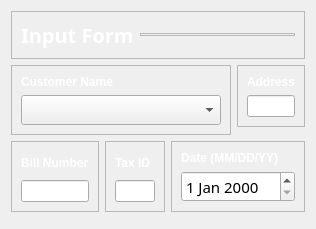
                      <widget class="QWidget" name="WrapCustomer" native="true">
                       <layout class="QVBoxLayout" name="verticalLayout_19">
                        <item>
                         <widget class="QFrame" name="frame_8">
                          <property name="frameShape">
                           <enum>QFrame::StyledPanel</enum>
                          </property>
                          <property name="frameShadow">
                           <enum>QFrame::Raised</enum>
                          </property>
                          <layout class="QHBoxLayout" name="horizontalLayout_10">
                           <item>
                            <widget class="QLabel" name="label_10">
                             <property name="font">
                              <font>
                               <family>Prompt SemiBold</family>
                               <pointsize>15</pointsize>
                               <bold>true</bold>
                              </font>
                             </property>
                             <property name="styleSheet">
                              <string notr="true">color: #fff;</string>
                             </property>
                             <property name="text">
                              <string>Input Form</string>
                             </property>
                            </widget>
                           </item>
                           <item alignment="Qt::AlignVCenter">
                            <widget class="QFrame" name="line">
                             <property name="sizePolicy">
                              <sizepolicy hsizetype="Expanding" vsizetype="Preferred">
                               <horstretch>0</horstretch>
                               <verstretch>0</verstretch>
                              </sizepolicy>
                             </property>
                             <property name="minimumSize">
                              <size>
                               <width>0</width>
                               <height>3</height>
                              </size>
                             </property>
                             <property name="maximumSize">
                              <size>
                               <width>16777215</width>
                               <height>10</height>
                              </size>
                             </property>
                             <property name="frameShape">
                              <enum>QFrame::StyledPanel</enum>
                             </property>
                             <property name="frameShadow">
                              <enum>QFrame::Raised</enum>
                             </property>
                            </widget>
                           </item>
                          </layout>
                         </widget>
                        </item>
                        <item>
                         <widget class="QWidget" name="widget_2" native="true">
                          <layout class="QHBoxLayout" name="horizontalLayout_8">
                           <property name="leftMargin">
                            <number>0</number>
                           </property>
                           <property name="topMargin">
                            <number>0</number>
                           </property>
                           <property name="rightMargin">
                            <number>0</number>
                           </property>
                           <property name="bottomMargin">
                            <number>0</number>
                           </property>
                           <item alignment="Qt::AlignTop">
                            <widget class="QFrame" name="frame_5">
                             <property name="frameShape">
                              <enum>QFrame::StyledPanel</enum>
                             </property>
                             <property name="frameShadow">
                              <enum>QFrame::Raised</enum>
                             </property>
                             <layout class="QVBoxLayout" name="verticalLayout_10">
                              <item>
                               <widget class="QLabel" name="label_7">
                                <property name="font">
                                 <font>
                                  <bold>true</bold>
                                 </font>
                                </property>
                                <property name="styleSheet">
                                 <string notr="true">color: #fff;</string>
                                </property>
                                <property name="text">
                                 <string>Customer Name</string>
                                </property>
                               </widget>
                              </item>
                              <item>
                               <widget class="QComboBox" name="customerNameInput">
                                <property name="minimumSize">
                                 <size>
                                  <width>200</width>
                                  <height>0</height>
                                 </size>
                                </property>
                                <property name="font">
                                 <font>
                                  <family>Prompt</family>
                                  <pointsize>11</pointsize>
                                 </font>
                                </property>
                               </widget>
                              </item>
                             </layout>
                            </widget>
                           </item>
                           <item alignment="Qt::AlignTop">
                            <widget class="QFrame" name="frame_6">
                             <property name="frameShape">
                              <enum>QFrame::StyledPanel</enum>
                             </property>
                             <property name="frameShadow">
                              <enum>QFrame::Raised</enum>
                             </property>
                             <layout class="QVBoxLayout" name="verticalLayout_11">
                              <item>
                               <widget class="QLabel" name="label_8">
                                <property name="font">
                                 <font>
                                  <italic>false</italic>
                                  <bold>true</bold>
                                 </font>
                                </property>
                                <property name="styleSheet">
                                 <string notr="true">color: #fff;</string>
                                </property>
                                <property name="text">
                                 <string>Address</string>
                                </property>
                               </widget>
                              </item>
                              <item>
                               <widget class="QLineEdit" name="addressInput">
                                <property name="font">
                                 <font>
                                  <family>Prompt</family>
                                  <pointsize>-1</pointsize>
                                 </font>
                                </property>
                               </widget>
                              </item>
                             </layout>
                            </widget>
                           </item>
                          </layout>
                         </widget>
                        </item>
                        <item>
                         <widget class="QWidget" name="widget" native="true">
                          <layout class="QHBoxLayout" name="horizontalLayout_7">
                           <property name="leftMargin">
                            <number>0</number>
                           </property>
                           <property name="topMargin">
                            <number>0</number>
                           </property>
                           <property name="rightMargin">
                            <number>0</number>
                           </property>
                           <property name="bottomMargin">
                            <number>0</number>
                           </property>
                           <item>
                            <widget class="QFrame" name="frame_7">
                             <property name="frameShape">
                              <enum>QFrame::StyledPanel</enum>
                             </property>
                             <property name="frameShadow">
                              <enum>QFrame::Raised</enum>
                             </property>
                             <layout class="QVBoxLayout" name="verticalLayout_12">
                              <item>
                               <widget class="QLabel" name="label_9">
                                <property name="font">
                                 <font>
                                  <bold>true</bold>
                                 </font>
                                </property>
                                <property name="styleSheet">
                                 <string notr="true">color: #fff;</string>
                                </property>
                                <property name="text">
                                 <string>Bill Number</string>
                                </property>
                               </widget>
                              </item>
                              <item>
                               <widget class="QLineEdit" name="billNumberInput">
                                <property name="font">
                                 <font>
                                  <family>Prompt</family>
                                  <pointsize>-1</pointsize>
                                 </font>
                                </property>
                               </widget>
                              </item>
                             </layout>
                            </widget>
                           </item>
                           <item>
                            <widget class="QFrame" name="frame_4">
                             <property name="frameShape">
                              <enum>QFrame::StyledPanel</enum>
                             </property>
                             <property name="frameShadow">
                              <enum>QFrame::Raised</enum>
                             </property>
                             <layout class="QVBoxLayout" name="verticalLayout_9">
                              <item>
                               <widget class="QLabel" name="label_6">
                                <property name="font">
                                 <font>
                                  <bold>true</bold>
                                 </font>
                                </property>
                                <property name="styleSheet">
                                 <string notr="true">color: #fff;</string>
                                </property>
                                <property name="text">
                                 <string>Tax ID</string>
                                </property>
                               </widget>
                              </item>
                              <item>
                               <widget class="QLineEdit" name="taxNumberInput">
                                <property name="font">
                                 <font>
                                  <family>Prompt</family>
                                  <pointsize>-1</pointsize>
                                 </font>
                                </property>
                               </widget>
                              </item>
                             </layout>
                            </widget>
                           </item>
                           <item>
                            <widget class="QFrame" name="frame_3">
                             <property name="frameShape">
                              <enum>QFrame::StyledPanel</enum>
                             </property>
                             <property name="frameShadow">
                              <enum>QFrame::Raised</enum>
                             </property>
                             <layout class="QVBoxLayout" name="verticalLayout_8">
                              <item>
                               <widget class="QLabel" name="label_2">
                                <property name="font">
                                 <font>
                                  <bold>true</bold>
                                 </font>
                                </property>
                                <property name="styleSheet">
                                 <string notr="true">color: #fff;</string>
                                </property>
                                <property name="text">
                                 <string>Date (MM/DD/YY)</string>
                                </property>
                               </widget>
                              </item>
                              <item>
                               <widget class="QDateEdit" name="dateEdit">
                                <property name="font">
                                 <font>
                                  <family>Prompt</family>
                                  <pointsize>11</pointsize>
                                 </font>
                                </property>
                               </widget>
                              </item>
                             </layout>
                            </widget>
                           </item>
                          </layout>
                         </widget>
                        </item>
                        <item alignment="Qt::AlignHCenter">
                         <widget class="QWidget" name="widget_4" native="true">
                          <layout class="QVBoxLayout" name="verticalLayout_21">
                           <property name="leftMargin">
                            <number>0</number>
                           </property>
                           <property name="topMargin">
                            <number>0</number>
                           </property>
                           <property name="rightMargin">
                            <number>0</number>
                           </property>
                           <property name="bottomMargin">
                            <number>0</number>
                           </property>
                          </layout>
                         </widget>
                        </item>
                       </layout>
                      </widget>
